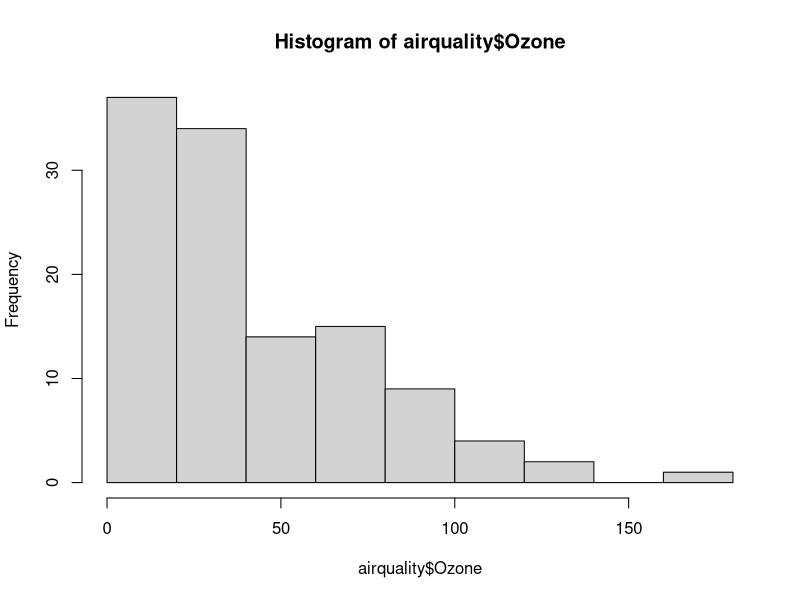
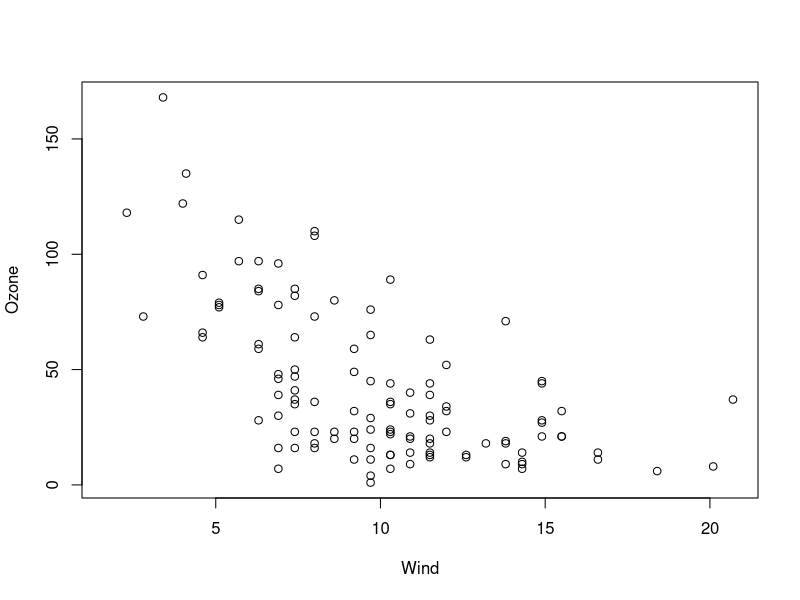
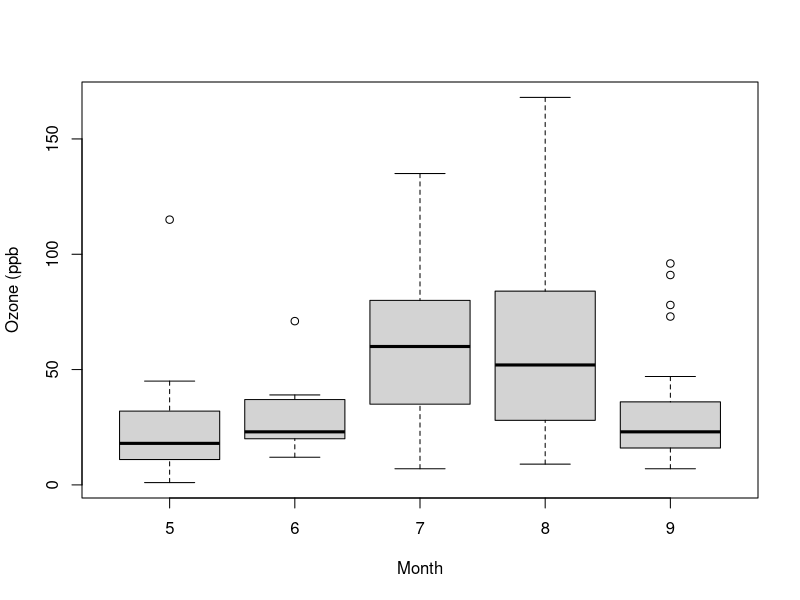
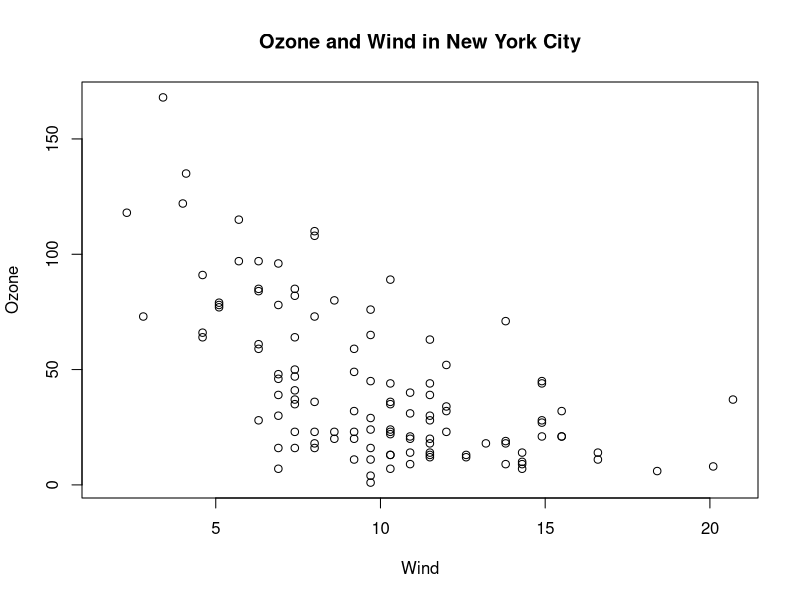
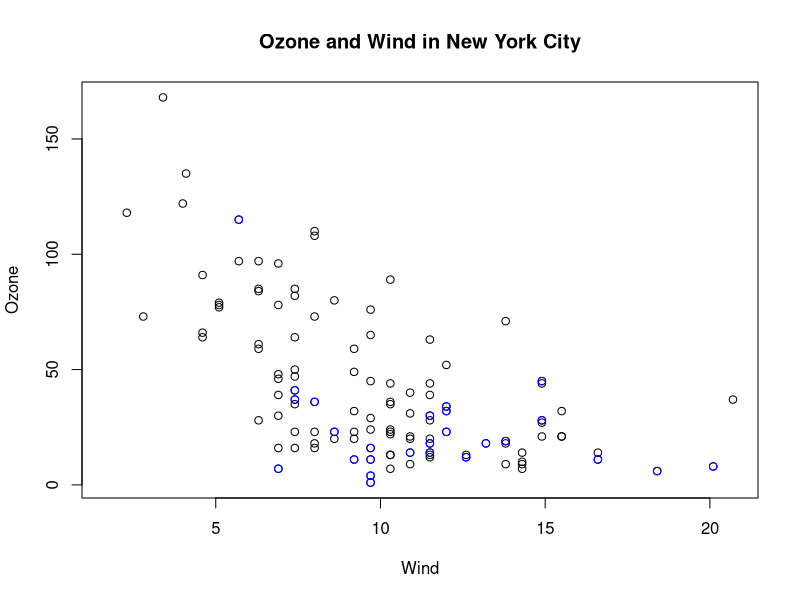
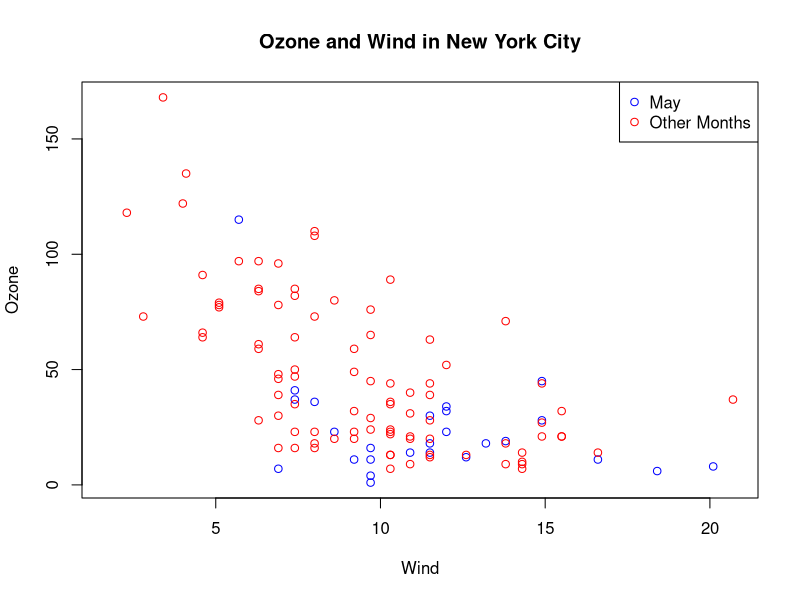
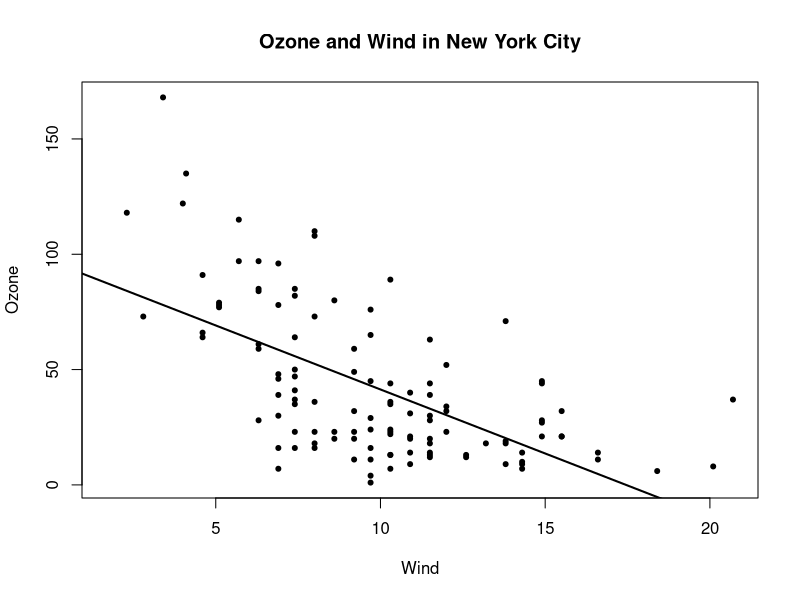
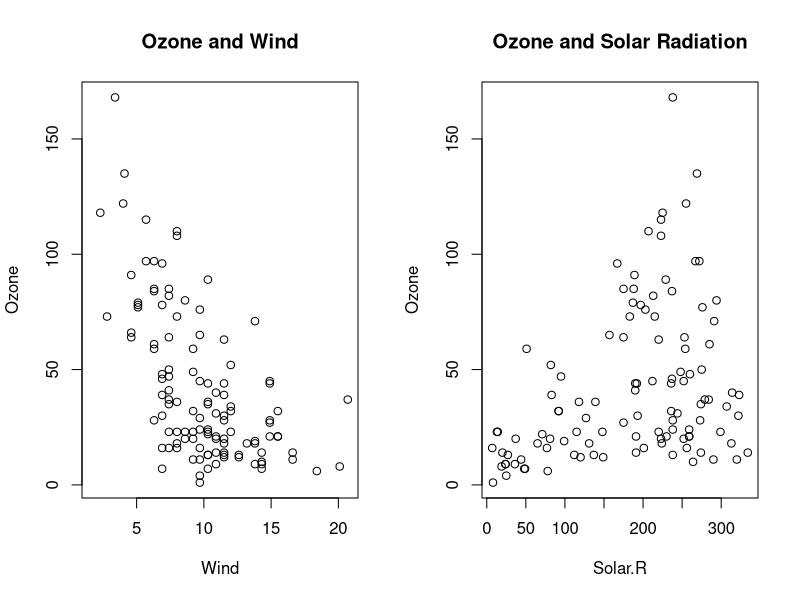

The R source for these figures, in order:
## ---- chunk 1
library(datasets)
hist(airquality$Ozone)  ## Draw a new plots
## ---- chunk 2
library(datasets)
with(airquality, plot(Wind,Ozone))
## ---- chunk 3
library(datasets)
airquality <- transform(airquality, Month=factor(Month))
boxplot(Ozone ~ Month, airquality, xlab="Month", ylab="Ozone (ppb")
## ---- chunk 4
## To check the default value of the global graphics parameters user par() function with the parameter
## ---- chunk 5
par('lty')
par('col')
par('pch')
par('bg')
par('mar')
par('mfrow')
## ---- chunk 6
library(datasets)
with(airquality, plot(Wind, Ozone))
title(main = "Ozone and Wind in New York City") ## Add a title
## ---- chunk 7
library(datasets)
with(airquality, plot(Wind, Ozone, main="Ozone and Wind in New York City"))
with(subset(airquality, Month==5), points(Wind, Ozone, col="blue"))
## ---- chunk 8
library(datasets)
with(airquality, plot(Wind, Ozone, main="Ozone and Wind in New York City",type="n"))
with(subset(airquality, Month==5), points(Wind, Ozone, col="blue"))
with(subset(airquality, Month!=5), points(Wind, Ozone, col="red"))
legend("topright", pch=1, col=c("blue","red"), legend=c("May","Other Months"))

## ---- chunk 9
library(datasets)
with(airquality, plot(Wind, Ozone, main="Ozone and Wind in New York City",pch=20))
model <- lm(Ozone ~ Wind, airquality)
abline(model, lwd=2)
## ---- chunk 10
library(datasets)
par(mfrow = c(1,2))
with(airquality, {
  plot(Wind, Ozone, main = "Ozone and Wind")
  plot(Solar.R, Ozone, main = "Ozone and Solar Radiation")
})
## ---- chunk 11
library(datasets)
par(mfrow = c(1,3), mar=c(4,4,2,1), oma=c(0,0,2,0))
with(airquality,{
  plot(Wind, Ozone, main = "Ozone and Wind")
  plot(Solar.R, Ozone, main = "Ozone and Solar Radiation")
  plot(Temp, Ozone, main="Ozone and Temparature")
  mtext("Ozone and Weather in New York City", outer = TRUE)
})
## ---- chunk 12
x <- rnorm(100)
hist(x)
## ---- chunk 13
y <- rnorm(100)
plot(x,y)
## ---- chunk 14
z <- rnorm(100)
plot(x,z)
## ---- chunk 15
plot(x,y)
## ---- chunk 16
par(mar = c(4,4,2,2))
plot(x,y)
## ---- chunk 17
par(mfrow=c(3,2))
plot(x,y, pch=20)
plot(x,y, pch=19)
plot(x,y, pch=2)
plot(x,y, pch=3)
plot(x,y, pch=4)
plot(x,y, pch=5)
## ---- chunk 18
x <- rnorm(100)
y <- rnorm(100)
plot(x, y, pch=20, xlab="Weight",ylab= "Height")
title("Scatterplot")
text(1,2,"Look here")
legend("topright", legend = "Data", pch=20)

fit <- lm(y ~ x)
abline(fit, lwd=3, col='blue')

## ---- chunk 19
par(mar=c(2,2,1,1))
z <- rpois(100,2)
par(mfrow=c(2, 1))
plot(x, z, pch=20, col='red')
plot(x, y, pch=19, col='blue')
## ---- chunk 20
x <- rnorm(100)
y <- x + rnorm(100)
g <- gl(2, 50, labels = c("Male","Female"))
#Let's color male and female separately. 
#Let's first classify the data before it's drawn.
#For that let's initialize the drawing canvas but not draw the graph just yet.
plot(x, y, type='n')
points(x[g=="Male"],y[g=="Male"],col="green", pch=20)
points(x[g=="Female"],y[g=="Female"],col="blue", pch=20)
legend("bottomright", legend=c("Male","Female"),col=c('green','blue'), pch=20)
